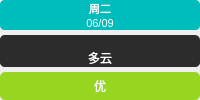
         <widget class="QWidget" name="dailyWeather_3" native="true">
          <layout class="QVBoxLayout" name="verticalLayout_14">
           <property name="spacing">
            <number>5</number>
           </property>
           <property name="leftMargin">
            <number>0</number>
           </property>
           <property name="topMargin">
            <number>0</number>
           </property>
           <property name="rightMargin">
            <number>0</number>
           </property>
           <property name="bottomMargin">
            <number>0</number>
           </property>
           <item>
            <widget class="QWidget" name="time_3" native="true">
             <property name="styleSheet">
              <string notr="true">border-radius: 5px;
color: rgb(255, 255, 255);
background-color: rgb(0, 189, 189);</string>
             </property>
             <layout class="QVBoxLayout" name="verticalLayout_15">
              <property name="spacing">
               <number>0</number>
              </property>
              <property name="leftMargin">
               <number>0</number>
              </property>
              <property name="topMargin">
               <number>0</number>
              </property>
              <property name="rightMargin">
               <number>0</number>
              </property>
              <property name="bottomMargin">
               <number>0</number>
              </property>
              <item>
               <widget class="QLabel" name="day_3">
                <property name="font">
                 <font>
                  <pointsize>8</pointsize>
                 </font>
                </property>
                <property name="styleSheet">
                 <string notr="true">color: rgb(255, 255, 255);</string>
                </property>
                <property name="text">
                 <string>周二</string>
                </property>
                <property name="alignment">
                 <set>Qt::AlignmentFlag::AlignBottom|Qt::AlignmentFlag::AlignHCenter</set>
                </property>
               </widget>
              </item>
              <item>
               <widget class="QLabel" name="date_3">
                <property name="font">
                 <font>
                  <pointsize>8</pointsize>
                 </font>
                </property>
                <property name="styleSheet">
                 <string notr="true">color: rgb(255, 255, 255);</string>
                </property>
                <property name="text">
                 <string>06/09</string>
                </property>
                <property name="alignment">
                 <set>Qt::AlignmentFlag::AlignHCenter|Qt::AlignmentFlag::AlignTop</set>
                </property>
               </widget>
              </item>
             </layout>
            </widget>
           </item>
           <item>
            <widget class="QWidget" name="weather_3" native="true">
             <property name="styleSheet">
              <string notr="true">border-radius: 5px;
color: rgb(255, 255, 255);
background-color: rgb(44, 44, 44);</string>
             </property>
             <layout class="QVBoxLayout" name="verticalLayout_16">
              <property name="spacing">
               <number>0</number>
              </property>
              <property name="leftMargin">
               <number>0</number>
              </property>
              <property name="topMargin">
               <number>0</number>
              </property>
              <property name="rightMargin">
               <number>0</number>
              </property>
              <property name="bottomMargin">
               <number>0</number>
              </property>
              <item>
               <widget class="QLabel" name="weatherSmartIcon_3">
                <property name="maximumSize">
                 <size>
                  <width>70</width>
                  <height>70</height>
                 </size>
                </property>
                <property name="layoutDirection">
                 <enum>Qt::LayoutDirection::LeftToRight</enum>
                </property>
                <property name="text">
                 <string/>
                </property>
                <property name="pixmap">
                 <pixmap resource="res.qrc">:/icon/cloudy_day.svg</pixmap>
                </property>
                <property name="scaledContents">
                 <bool>true</bool>
                </property>
                <property name="alignment">
                 <set>Qt::AlignmentFlag::AlignCenter</set>
                </property>
               </widget>
              </item>
              <item>
               <widget class="QLabel" name="weatherLabel_3">
                <property name="styleSheet">
                 <string notr="true">color: rgb(255, 255, 255);</string>
                </property>
                <property name="text">
                 <string>多云</string>
                </property>
                <property name="alignment">
                 <set>Qt::AlignmentFlag::AlignHCenter|Qt::AlignmentFlag::AlignTop</set>
                </property>
               </widget>
              </item>
             </layout>
            </widget>
           </item>
           <item>
            <widget class="QLabel" name="air_3">
             <property name="styleSheet">
              <string notr="true">border-radius: 5px;
color: rgb(255, 255, 255);
background-color: rgb(150, 213, 32);</string>
             </property>
             <property name="text">
              <string>优</string>
             </property>
             <property name="alignment">
              <set>Qt::AlignmentFlag::AlignCenter</set>
             </property>
            </widget>
           </item>
          </layout>
         </widget>
